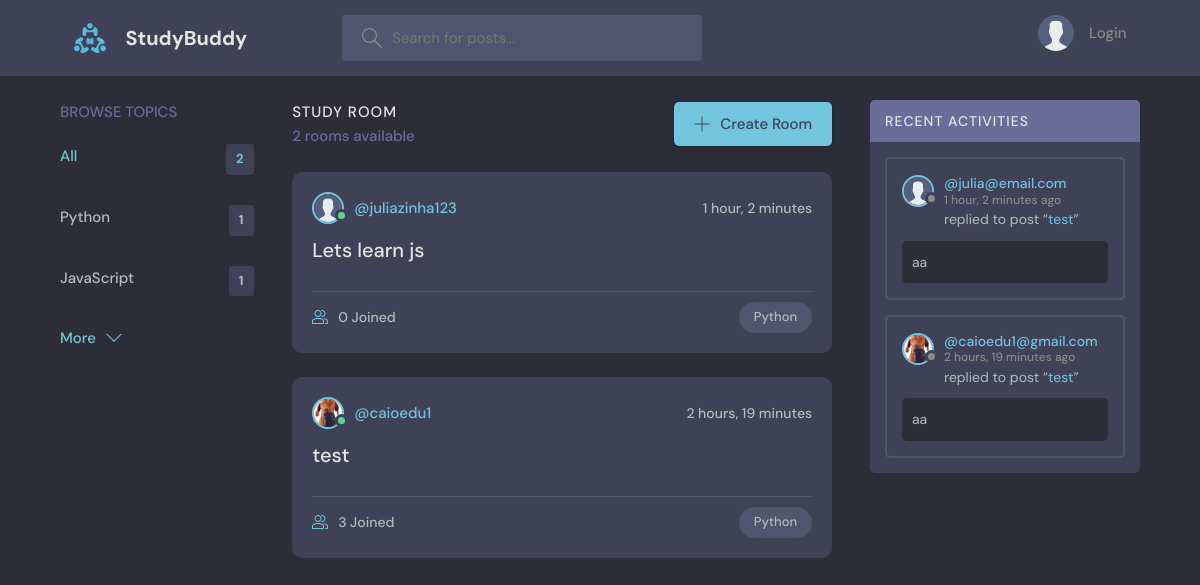
The page / on the database its author committed.
### base/models.py (models this page shows, shortened)
class Topic(models.Model):
    name = models.CharField(max_length=200)

class Room(models.Model):
    host =  models.ForeignKey(User, on_delete=models.SET_NULL, null=True)
    topic = models.ForeignKey(Topic, on_delete=models.SET_NULL, null=True)
    name = models.CharField(max_length=200)
    description = models.TextField(null=False, blank=True)
    participants = models.ManyToManyField(User, related_name='participants', blank=True)
    updated = models.DateTimeField(auto_now=True)
    created = models.DateTimeField(auto_now_add=True)
    class Meta:
        ordering = ['-created','-updated']
    def __str__(self):
        return self.name

class User(AbstractUser):
    name = models.CharField(max_length=200, null=True)
    email = models.EmailField(unique=True, null=True)
    bio = models.TextField(null=True)
    avatar = models.ImageField(null=True, default="avatar.svg")
    USERNAME_FIELD = 'email'
    REQUIRED_FIELDS = []

class Message(models.Model):
    user = models.ForeignKey(User, on_delete=models.CASCADE)
    room = models.ForeignKey(Room, on_delete=models.CASCADE)
    body = models.TextField()
    updated = models.DateTimeField(auto_now=True)
    created = models.DateTimeField(auto_now_add=True)
    class Meta:
        ordering = ['-created','-updated']

### base/views.py (the view)
# urls.py: path('', home, name='home'),
def home(request):
    q = request.GET.get('q') if request.GET.get('q') != None else ''
    rooms = Room.objects.filter(
        Q(topic__name__icontains= q) |
        Q(name__icontains=q) |
        Q(description__icontains=q)
    )
    topics = Topic.objects.all()[0:5]
    room_count = rooms.count()
    room_messages = Message.objects.filter(Q(room__topic__name__icontains=q))
    context = {'rooms': rooms, 'topics':topics, 'room_count': room_count, 'room_messages': room_messages}
    return render(request, 'base/home.html', context)

### base/templates/base/home.html (shortened to what this page needs)
{% extends 'base.html' %}
{% block content %}
  <main class="layout layout--3">
    <div class="container">
      {% include 'base/topics_component.html' %}
      <div class="roomList">
        <div class="roomList__header">
          <div>
            <h2>Study Room</h2>
            <p>{{room_count}} rooms available</p>
          </div>
          <a class="btn btn--main" href="{% url 'create_room' %}">
            <svg version="1.1" xmlns="http://www.w3.org/2000/svg" width="32" height="32" viewBox="0 0 32 32">
              <title>add</title>
              <path
                d="M16.943 0.943h-1.885v14.115h-14.115v1.885h14.115v14.115h1.885v-14.115h14.115v-1.885h-14.115v-14.115z"
              ></path>
            </svg>
            Create Room
          </a>
        </div>
        {% include 'base/feed_component.html' %}
      </div>
      {% include 'base/activity_component.html' %}
    </div>
  </main>
{% endblock content %}

### base/templates/base/topics_component.html
<div class="topics">
    <div class="topics__header">
      <h2>Browse Topics</h2>
    </div>
    <ul class="topics__list">
      <li>
        <a href="{% url 'home' %}" class="active">All <span>{{topics.count}}</span></a>
      </li>
      {% for topic in topics%}
        <li>
                <a href="{% url 'home' %}?q={{topic.name}}">{{topic.name}}<span>{{topic.room_set.all.count}}</span></a>
         </li>
      {% endfor %}
    </ul>
    <a class="btn btn--link" href="{% url 'topics' %}">
      More
      <svg version="1.1" xmlns="http://www.w3.org/2000/svg" width="32" height="32" viewBox="0 0 32 32">
        <title>chevron-down</title>
        <path d="M16 21l-13-13h-3l16 16 16-16h-3l-13 13z"></path>
      </svg>
    </a>
</div>

### base/templates/base/feed_component.html (shortened to what this page needs)
{% for room in rooms %}
<div class="roomListRoom">
    <div class="roomListRoom__header">
    <a href="{% url 'user_profile' room.host.id %}" class="roomListRoom__author">
        <div class="avatar avatar--small active">
        <img src="{{room.host.avatar.url}}" />
        </div>
        <span>@{{room.host.username}}</span>
    </a>
    <div class="roomListRoom__actions">
        <span>{{room.created|timesince}}</span>
    </div>
    </div>
    <div class="roomListRoom__content">
    <a href="{% url 'room' room.id %}">{{room.name}}</a>
    </div>
    <div class="roomListRoom__meta">
    <a href="{% url 'room' room.id %}" class="roomListRoom__joined">
        {{room.participants.all.count}} Joined
    </a>
    <p class="roomListRoom__topic">Python</p>
    </div>
</div>
{% endfor %}

### base/templates/base/activity_component.html (shortened to what this page needs)
<div class="activities">
    <div class="activities__header">
      <h2>Recent Activities</h2>
    </div>
    {% for message in room_messages %}
    <div class="activities__box">
      <div class="activities__boxHeader roomListRoom__header">
        <a href="{% url 'user_profile' message.user.id %}" class="roomListRoom__author">
          <div class="avatar avatar--small">
            <img src="{{message.user.avatar.url}}" />
          </div>
          <p>
            @{{message.user}}
            <span>{{message.created|timesince}} ago</span>
          </p>
        </a>
      </div>
      <div class="activities__boxContent">
        <p>replied to post “<a href="{% url 'room' message.room.id %}">{{message.room}}</a>”</p>
        <div class="activities__boxRoomContent">
          {{message.body}}
        </div>
      </div>
    </div>
    {% endfor %}
</div>

### rows shown on the page
Topic: name "Python", room_set.all.count "1"
Topic: name "JavaScript", room_set.all.count "1"
Room: host.avatar (placeholder picture), host.username "juliazinha123", created "1 hour, 2 minutes", name "Lets learn js", participants.all.count "0"
Room: host.avatar (picture), host.username "caioedu1", created "2 hours, 19 minutes", name "test", participants.all.count "3"
Message: user.avatar (placeholder picture), user "julia@email.com", created "1 hour, 2 minutes", room "test", body "aa"
Message: user.avatar (picture), user "caioedu1@gmail.com", created "2 hours, 19 minutes", room "test", body "aa"

### other values the page prints
{{ topics.count }} "2"
{{ room_count }} "2"
